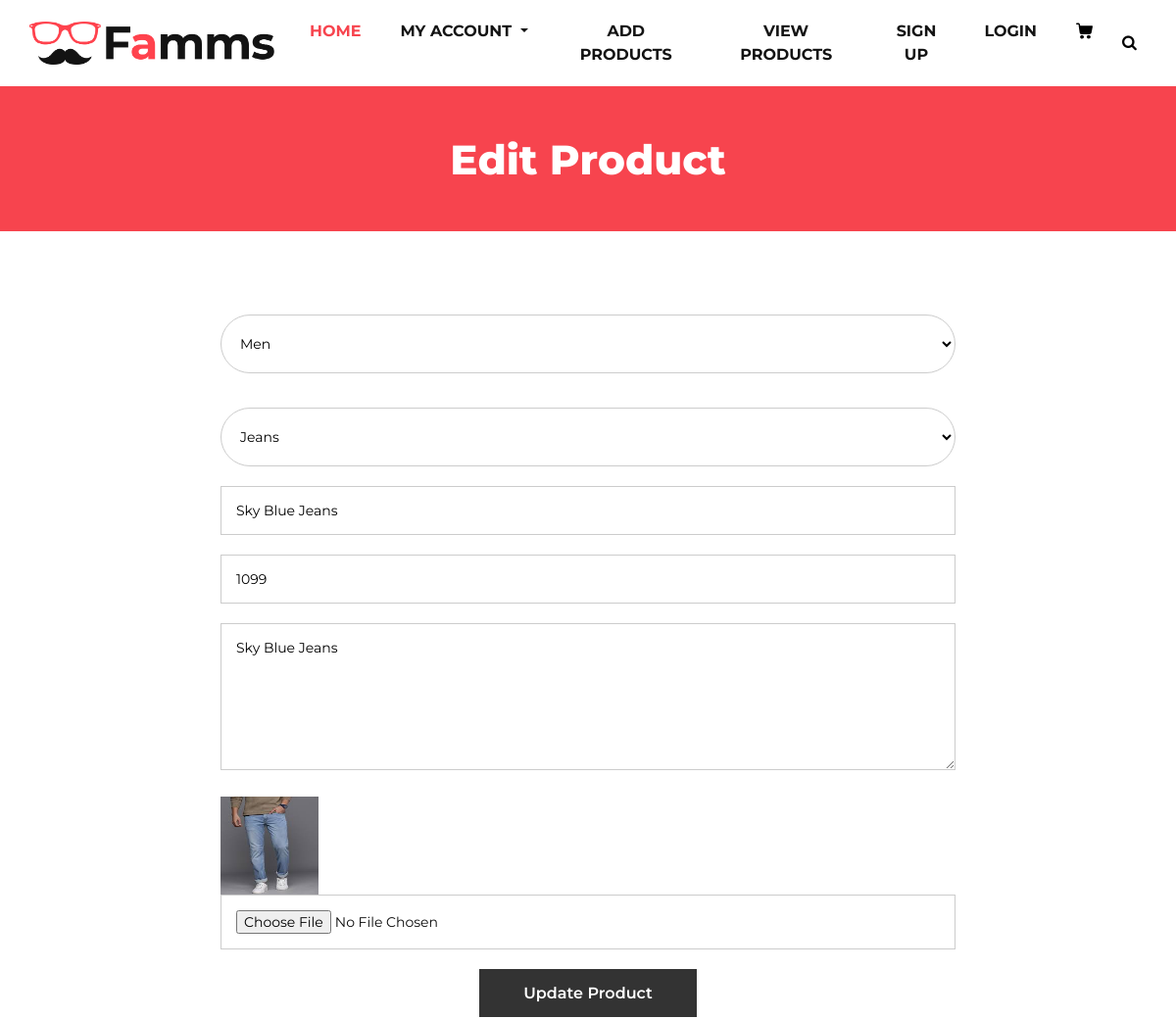
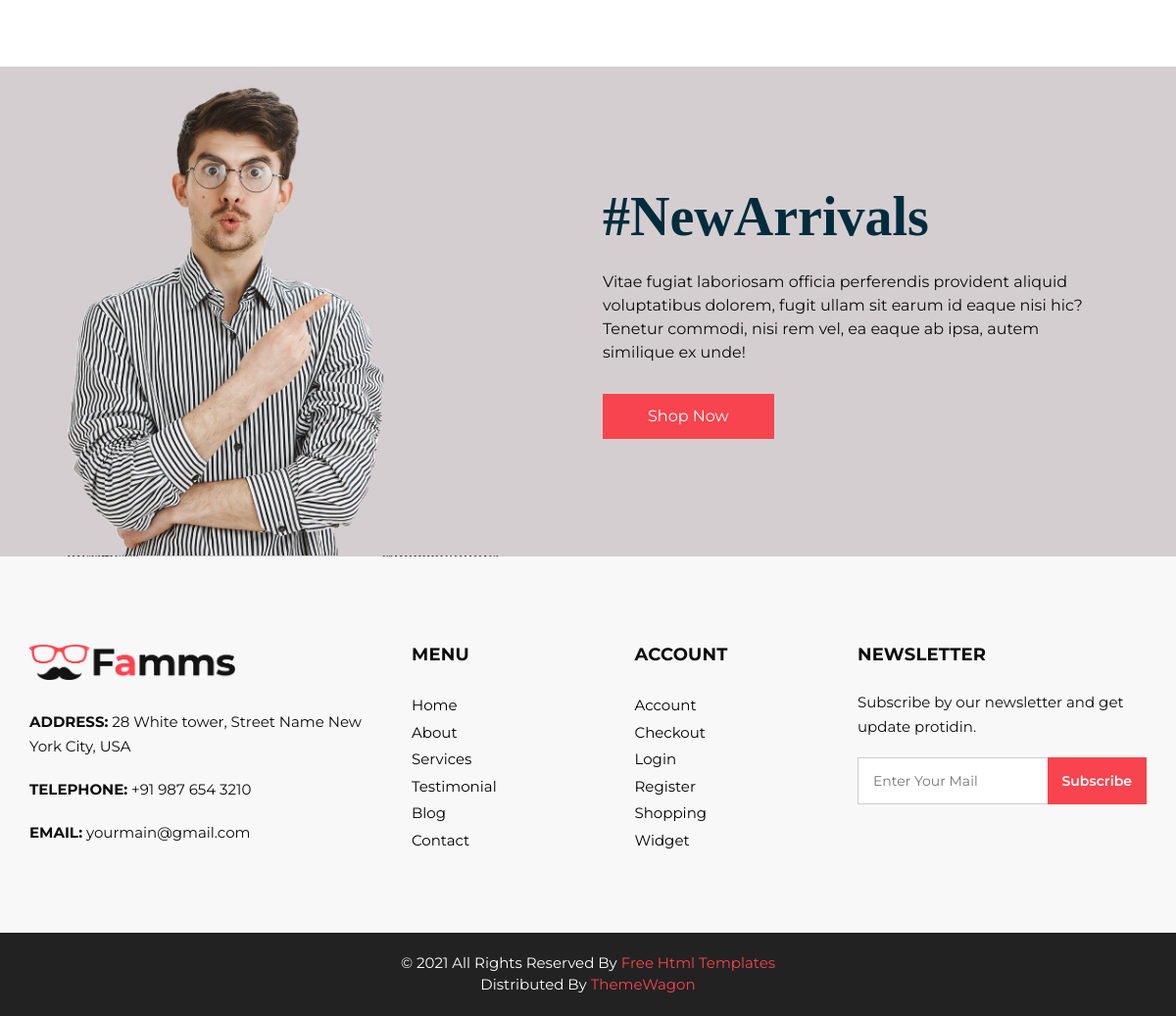
The app's page /seller-product-edit/17/ with its own data (2 pictures, top to bottom).
### myapp/models.py (models this page shows, shortened)
class Product(models.Model):
	category=(
		("Men","Men"),
		("Women","Women"),
		("Kids","Kids"),
	)
	sub_category=(
		("Jeans","Jeans"),
		("T-Shirt","T-Shirt"),
		("Shirts","Shirts"),
	)
	seller=models.ForeignKey(User,on_delete=models.CASCADE)
	product_category=models.CharField(max_length=100,choices=category)
	product_sub_category=models.CharField(max_length=100,choices=sub_category)
	product_name=models.CharField(max_length=100)
	product_price=models.PositiveIntegerField()
	product_image=models.ImageField(upload_to="product_image/")
	product_desc=models.TextField()

### myapp/views.py (the view)
# urls.py: path('seller-product-edit/<int:pk>/',views.seller_product_edit,name='seller-product-edit'),
def seller_product_edit(request,pk):
	product=Product.objects.get(pk=pk)
	if request.method=="POST":
		product.product_category=request.POST['product_category']
		product.product_sub_category=request.POST['product_sub_category']
		product.product_name=request.POST['product_name']
		product.product_price=request.POST['product_price']
		product.product_desc=request.POST['product_desc']
		try:
			product.product_image=request.FILES['product_image']
		except:
			pass
		msg="Product Updated Successfully"
		product.save()
		return render(request,'seller-product-edit.html',{'product':product,'msg':msg})
	else:
		return render(request,'seller-product-edit.html',{'product':product})

### myapp/templates/seller-product-edit.html (shortened to what this page needs)
{% extends 'seller-header.html' %}
{% load static %}
{% block content %}
<!DOCTYPE html>
<html>
   <head>
   </head>
   <body class="sub_page">
      <section class="inner_page_head">
         <div class="container_fuild">
            <div class="row">
               <div class="col-md-12">
                  <div class="full">
                     <h3>Edit Product</h3>
                  </div>
               </div>
            </div>
         </div>
      </section>
      <section class="why_section layout_padding">
         <div class="container">
            <div class="row">
               <div class="col-lg-8 offset-lg-2">
                  <div class="full">
                     <form action="{% url 'seller-product-edit' pk=product.pk %}" method="post" enctype="multipart/form-data">
                        <fieldset>
                           <select name="product_category">
                              {% if product.product_category == "Men" %}
                                 <option value="Men" selected>Men</option>
                              {% elif product.product_category == "Women" %}
                                 <option>---Select Product Category---</option>
                                 <option value="Men">Men</option>
                                 <option value="Women" selected>Women</option>
                                 <option value="Kids">Kids</option>
                              {% elif product.product_category == "Kids" %}
                                 <option>---Select Product Category---</option>
                                 <option value="Men">Men</option>
                                 <option value="Women">Women</option>
                                 <option value="Kids" selected>Kids</option>
                              {% endif %}
                           </select>
                           <select name="product_sub_category">
                              {% if product.product_sub_category == "Jeans" %}
                                 <option value="Jeans" selected>Jeans</option>
                              {% elif product.product_sub_category == "T-Shirt" %}
                                 <option>---Select Product Sub Category---</option>
                                 <option value="Jeans">Jeans</option>
                                 <option value="T-Shirt" selected>T-Shirt</option>
                                 <option value="Shirts">Shirts</option>
                              {% elif product.product_sub_category == "Shirts" %}
                                 <option>---Select Product Sub Category---</option>
                                 <option value="Jeans">Jeans</option>
                                 <option value="T-Shirt">T-Shirt</option>
                                 <option value="Shirts" selected>Shirts</option>
                              {% endif %}
                           </select>
                           <input type="text" value="{{product.product_name}}" name="product_name" required />
                           <input type="text" value="{{product.product_price}}" name="product_price" required />
                           <textarea placeholder="Enter product description" name="product_desc" required>{{product.product_desc}}</textarea>
                           <img src="{{product.product_image.url}}" style="width: 100px;height: 100px;">
                           <input type="file" name="product_image">
                           <input type="submit" value="Update Product" />
                        </fieldset>
                     </form>
                  </div>
               </div>
            </div>
         </div>
      </section>
      <section class="arrival_section">
         <div class="container">
            <div class="box">
               <div class="arrival_bg_box">
                  <img src="images/arrival-bg.png" alt="">
               </div>
               <div class="row">
                  <div class="col-md-6 ml-auto">
                     <div class="heading_container remove_line_bt">
                        <h2>
                           #NewArrivals
                        </h2>
                     </div>
                     <p style="margin-top: 20px;margin-bottom: 30px;">
                        Vitae fugiat laboriosam officia perferendis provident aliquid voluptatibus dolorem, fugit ullam sit earum id eaque nisi hic? Tenetur commodi, nisi rem vel, ea eaque ab ipsa, autem similique ex unde!
                     </p>
                     <a href="">
                     Shop Now
                     </a>
                  </div>
               </div>
            </div>
         </div>
      </section>
   </body>
</html>
{% endblock %}

### myapp/Static/css/style.css (style rules this page uses)
* { box-sizing: border-box; }
body { font-family: 'Montserrat', sans-serif; color: #0c0c0c; background-color: #ffffff; overflow-x: hidden; }
.layout_padding { padding: 70px 0; }
h1, h2 { font-family: 'Playfair Display', serif; }
.heading_container { display: -webkit-box; display: -ms-flexbox; display: flex; -webkit-box-orient: vertical; -webkit-box-direction: normal; -ms-flex-direction: column; flex-direction: column; -webkit-box-align: start; -ms-flex-align: start; align-items: flex-start; }
.heading_container h2 { position: relative; margin-bottom: 0; font-size: 3.5rem; font-weight: bold; }
.heading_container h2::after { content: ""; display: block; width: 70px; height: 5px; background: #f7444e; margin: 10px auto 10px; }
a, a:hover, a:focus { text-decoration: none; }
.arrival_section { background-color: #d4ced0; }
.arrival_section .heading_container { color: #002c3e; margin-bottom: 10px; }
.arrival_section .box { padding: 120px 45px; position: relative; }
.arrival_section .arrival_bg_box { position: absolute; top: 0; left: 0; width: 100%; height: 100%; z-index: 3; }
.arrival_section .arrival_bg_box img { width: 50%; height: 100%; -o-object-fit: cover; object-fit: cover; -o-object-position: top left; object-position: top left; }
.arrival_section a { display: inline-block; padding: 10px 45px; background-color: #f7444e; border: 1px solid #f7444e; color: #ffffff; border-radius: 0; -webkit-transition: all 0.3s; transition: all 0.3s; }
.remove_line_bt h2::after { display: none; }
.subscribe_section .subscribe_form form input,select { width: 100%; height: 60px; border: none; border-radius: 90px; outline: none; padding: 5px 25px; background-color: #ffffff; margin-top: 15px; text-align: left; }
.subscribe_section .subscribe_form form input,select::placeholder { color: #171620; }
.inner_page_head { background: #f7444e; text-align: center; color: #fff; padding-top: 50px; padding-bottom: 40px; }
.inner_page_head h3 { font-size: 42px; font-weight: 800; }
form input,select { background: #fff; border: solid #ccc 1px; padding: 15px 15px; width: 100%; font-size: 14px; margin-bottom: 20px; text-transform: capitalize; line-height: normal; }
form textarea { background: #fff; border: solid #ccc 1px; padding: 15px 15px; width: 100%; min-height: 150px; font-size: 14px; margin-bottom: 20px; text-transform: capitalize; line-height: normal; }
form input[type="submit"] { border: none; padding: 15px 45px; width: auto; font-size: 16px; text-transform: capitalize; line-height: normal; margin: 0 auto; display: flex; background: #333; color: #fff; font-weight: 600; transition: ease all 0.1s; }

### myapp/Static/css/responsive.css (style rules this page uses)
@media (min-width: 1200px) { .container { max-width: 1170px; } }

### records on screen
Product: product_category "Men", product_sub_category "Jeans", product_name "sky blue jeans", product_price "1099", product_desc "Sky Blue Jeans", product_image (picture)
